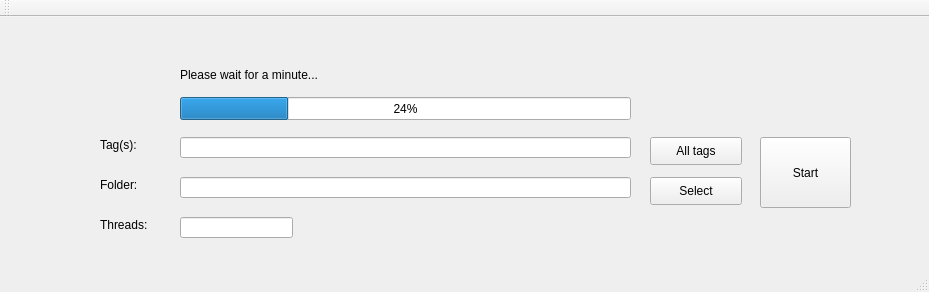
<?xml version="1.0" encoding="UTF-8"?>
<ui version="4.0">
 <class>KonachanCollecterClass</class>
 <widget class="QMainWindow" name="KonachanCollecterClass">
  <property name="geometry">
   <rect>
    <x>0</x>
    <y>0</y>
    <width>929</width>
    <height>292</height>
   </rect>
  </property>
  <property name="windowTitle">
   <string>KonachanCollecter</string>
  </property>
  <widget class="QWidget" name="centralWidget">
   <widget class="QLabel" name="label">
    <property name="geometry">
     <rect>
      <x>100</x>
      <y>120</y>
      <width>61</width>
      <height>16</height>
     </rect>
    </property>
    <property name="text">
     <string>Tag(s):</string>
    </property>
   </widget>
   <widget class="QLabel" name="label_2">
    <property name="geometry">
     <rect>
      <x>100</x>
      <y>160</y>
      <width>61</width>
      <height>16</height>
     </rect>
    </property>
    <property name="text">
     <string>Folder:</string>
    </property>
   </widget>
   <widget class="QLineEdit" name="lineEdit_tags">
    <property name="geometry">
     <rect>
      <x>180</x>
      <y>120</y>
      <width>451</width>
      <height>21</height>
     </rect>
    </property>
    <property name="text">
     <string/>
    </property>
   </widget>
   <widget class="QLineEdit" name="lineEdit_folderPath">
    <property name="geometry">
     <rect>
      <x>180</x>
      <y>160</y>
      <width>451</width>
      <height>21</height>
     </rect>
    </property>
   </widget>
   <widget class="QPushButton" name="pushButton_selectFolder">
    <property name="geometry">
     <rect>
      <x>650</x>
      <y>160</y>
      <width>92</width>
      <height>28</height>
     </rect>
    </property>
    <property name="text">
     <string>Select</string>
    </property>
   </widget>
   <widget class="QPushButton" name="pushButton_start">
    <property name="geometry">
     <rect>
      <x>760</x>
      <y>120</y>
      <width>91</width>
      <height>71</height>
     </rect>
    </property>
    <property name="text">
     <string>Start</string>
    </property>
   </widget>
   <widget class="QProgressBar" name="progressBar">
    <property name="enabled">
     <bool>true</bool>
    </property>
    <property name="geometry">
     <rect>
      <x>180</x>
      <y>80</y>
      <width>451</width>
      <height>23</height>
     </rect>
    </property>
    <property name="value">
     <number>24</number>
    </property>
    <property name="textVisible">
     <bool>true</bool>
    </property>
   </widget>
   <widget class="QLabel" name="label_progress">
    <property name="geometry">
     <rect>
      <x>180</x>
      <y>50</y>
      <width>451</width>
      <height>16</height>
     </rect>
    </property>
    <property name="text">
     <string>Please wait for a minute...</string>
    </property>
   </widget>
   <widget class="QPushButton" name="pushButton_tags">
    <property name="geometry">
     <rect>
      <x>650</x>
      <y>120</y>
      <width>92</width>
      <height>28</height>
     </rect>
    </property>
    <property name="text">
     <string>All tags</string>
    </property>
   </widget>
   <widget class="QLineEdit" name="lineEdit_maxThread">
    <property name="geometry">
     <rect>
      <x>180</x>
      <y>200</y>
      <width>113</width>
      <height>21</height>
     </rect>
    </property>
   </widget>
   <widget class="QLabel" name="label_3">
    <property name="geometry">
     <rect>
      <x>100</x>
      <y>200</y>
      <width>72</width>
      <height>15</height>
     </rect>
    </property>
    <property name="text">
     <string>Threads:</string>
    </property>
   </widget>
  </widget>
  <widget class="QMenuBar" name="menuBar">
   <property name="geometry">
    <rect>
     <x>0</x>
     <y>0</y>
     <width>929</width>
     <height>26</height>
    </rect>
   </property>
  </widget>
  <widget class="QToolBar" name="mainToolBar">
   <attribute name="toolBarArea">
    <enum>TopToolBarArea</enum>
   </attribute>
   <attribute name="toolBarBreak">
    <bool>false</bool>
   </attribute>
  </widget>
  <widget class="QStatusBar" name="statusBar"/>
 </widget>
 <layoutdefault spacing="6" margin="11"/>
 <resources>
  <include location="konachancollecter.qrc"/>
 </resources>
 <connections/>
 <slots>
  <slot>getFolderPath()</slot>
 </slots>
</ui>
